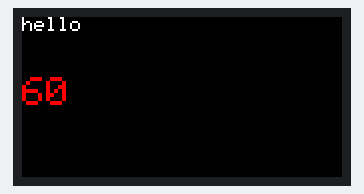
A sketch run on a simulated Arduino Uno, built with avr-gcc and run on an emulated ATmega328P. Shown: 160×80 colour display.

Above: at 0.2 s.
At 4.2 s:
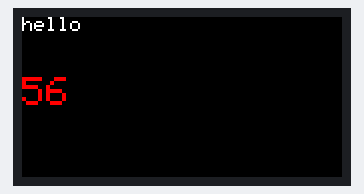
At 9.2 s:
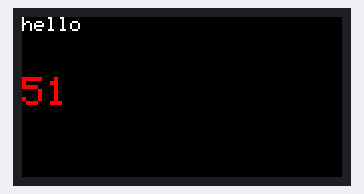
At 19.2 s:
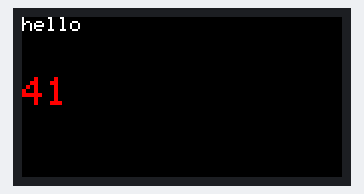
At 28.2 s:
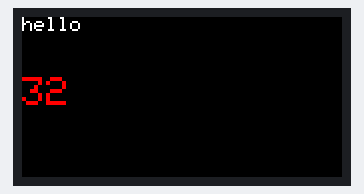
At 38.3 s:
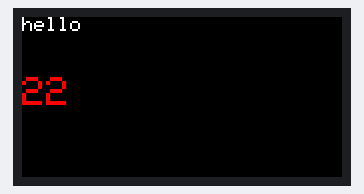

Measured:
- what the display in image 1 shows lasts 1.0 s, from 4.2 s to 5.2 s

The sketch:

countdowntime.ino
```cpp
#include <Adafruit_GFX.h>
#include <Adafruit_ST7735.h>
#include <Adafruit_ST7789.h>
#include <SPI.h>
#define TFT_CS 1
#define TFT_DC 2
#define TFT_RST 12
#define TFT_MOSI 15  // Data out (VSPI)
#define TFT_SCLK 13
Adafruit_ST7735 tft = Adafruit_ST7735(TFT_CS, TFT_DC, TFT_MOSI, TFT_SCLK, TFT_RST);
int t = 60;
void setup() {
  Serial.begin(115200);
  Serial.print("");
  tft.initR(INITR_MINI160x80);
  tft.setRotation(3);
  tft.fillScreen(ST77XX_BLACK);
  tft.println("hello");  // Init ST7735S mini display 80x160
}

void loop() {
  tft.setCursor(0, 30);
  tft.setTextColor(ST77XX_RED);
  tft.setTextSize(2);
  tft.println(t);
  t = t - 1;
  delay(1000);
  tft.fillRect(0,20,25,25,ST77XX_BLACK);

}
```
